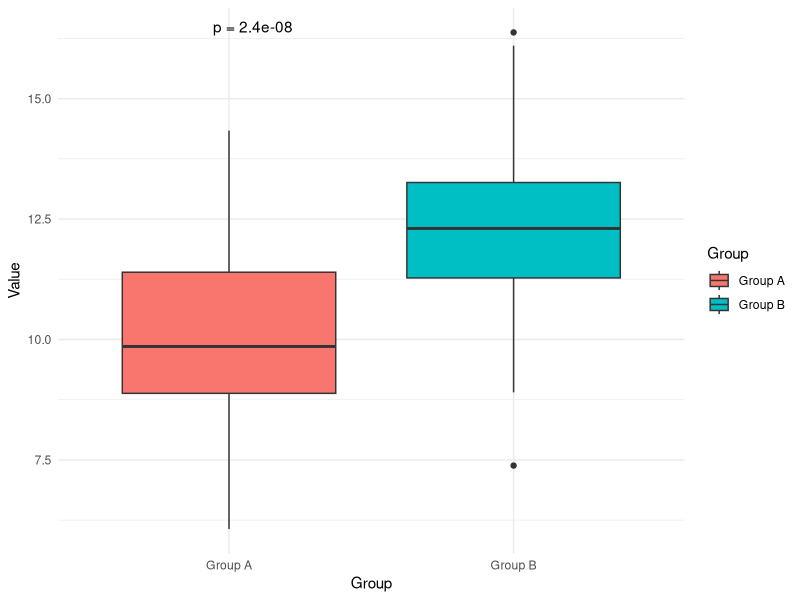

Generate this figure with R:
library(ggplot2)
library(ggpubr)
#implemented here are functions used to generate the validation stats in validation_stats.R (helps declutter script)
#ld decay plot, rogers distance plot, GC content

#ld decay plot
plot_ld_decay <- function(real, sim, ks_p, w1d, out_path){
  plot <- ggplot() +
    geom_point(data = real, aes(d, r2, color = "Real genotypes"), size = 1.5, alpha = 0.05) +
    geom_point(data = sim, aes(d, r2, color = "Simulated genotypes"), size = 1.5, alpha = 0.05) +
    geom_smooth(data = real, aes(d, r2), method = "loess", se = FALSE, color = "darkblue", span = 0.2) +
    geom_smooth(data = sim, aes(d, r2), method = "loess", se = FALSE, color = "darkorange", span = 0.2) +
    theme_minimal() +
    coord_cartesian(xlim = c(0, 100), ylim = c(0, 1)) +
    labs(title = "LD decay of real and simulated genotypes for population i", x = "Distance in cM", y = expression(r^2)) +
    theme(plot.title = element_text(hjust = 0.5),
          legend.box.background = element_rect(color = "grey", linewidth = 1),
          legend.background = element_rect(fill = "white", color = NA),
          legend.position = c(0.85,0.85)) +
    scale_color_manual(name = NULL, values = c("Real genotypes" = "blue", "Simulated genotypes" = "orange"),
                       guide = guide_legend(override.aes = list(alpha = 0.7))) +
    annotate("text", x = 90, y = 0.75, label = paste("KS Test P-Value: ", ks_p),
             size = 3, color = "black") +
    annotate("text", x = 90, y = 0.70, label = paste("Wasserstein Distance: ", w1d),
             size = 3, color = "black")
  
  ggsave(out_path, plot, dpi = 300, width = 8, height = 6, units = "in", device = "png", bg = "white")
}

#rogers distance plot
plot_rogers_dist <- function(real, sim, out_path) {
  df <- data.frame(
    Group = c(rep("Real genotypes", length(real)), rep("Simulated genotypes", length(sim))),
    Value = c(real, sim)
  )
  plot <- ggboxplot(df, x = "Group", y = "Value", color = "Group", palette = c("blue", "orange")) +
    labs(x = "", y = "Rogers distance") + 
    stat_compare_means(method = "t.test", comparisons = list(c("Real genotypes", "Simulated genotypes")))

  ggsave(out_path, plot, dpi = 300, width = 8, height = 6, units = "in", device = "png", bg = "white")
}
#calculate gc content in vector of chars
GC_cont <- function(seq_vec) {
  GC_count <- sum(seq_vec %in% c("G", "C"))
  return(GC_count/length(seq_vec))
}

set.seed(123)
data <- data.frame(
  Group = rep(c("Group A", "Group B"), each = 50),
  Value = c(rnorm(50, mean = 10, sd = 2), rnorm(50, mean = 12, sd = 2))
)

# Create a boxplot with ggplot2
p <- ggplot(data, aes(x = Group, y = Value, fill = Group)) +
  geom_boxplot() +
  theme_minimal()

# Add significance test p-value
p <- p + stat_compare_means(method = "t.test", label = "p.format", 
                            aes(label = paste("p = ", signif(..p.format.., digits = 2))),
                            box.width = 0.4)

# Show the plot
print(p)
